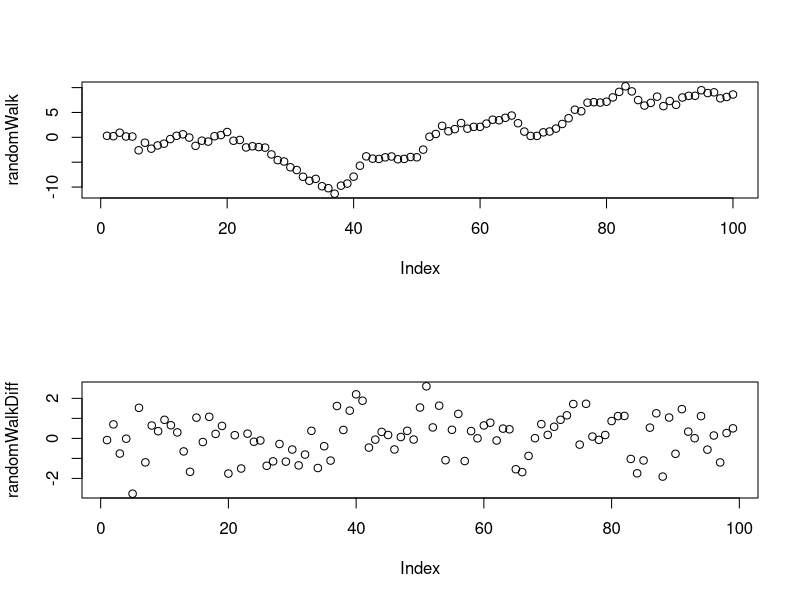
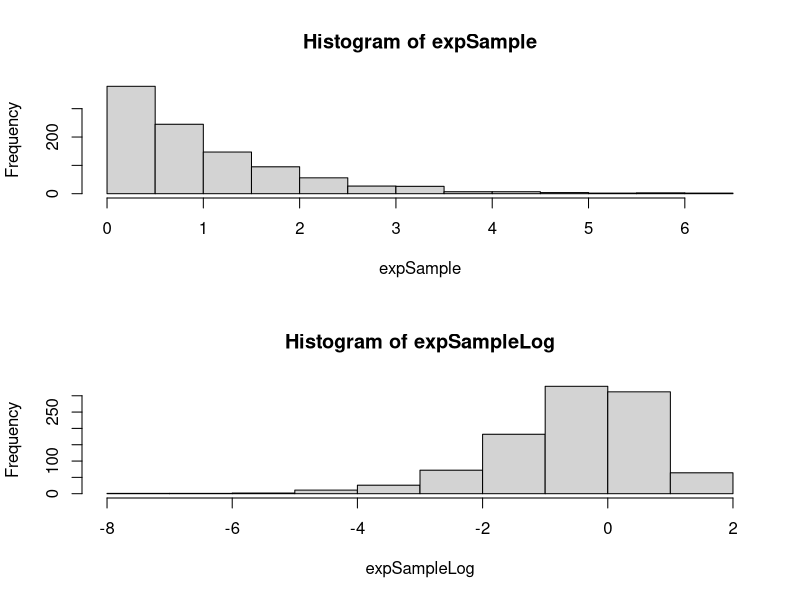
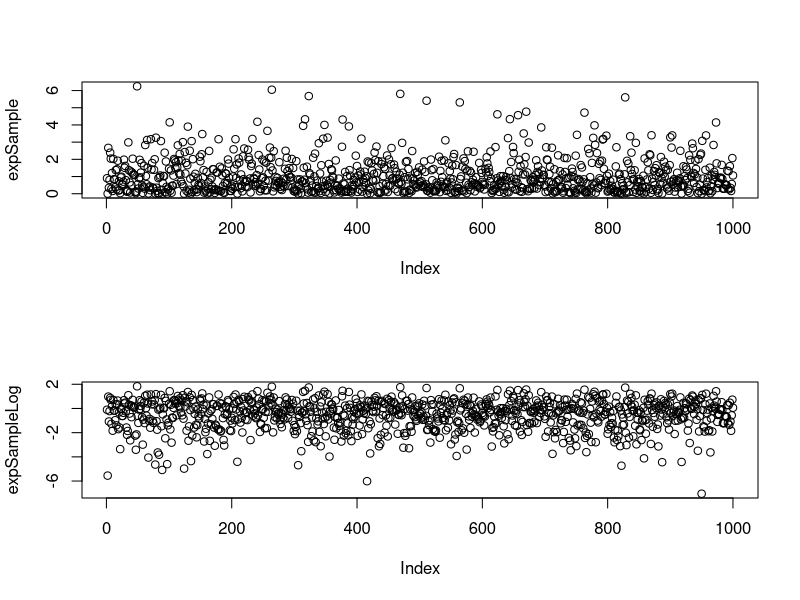
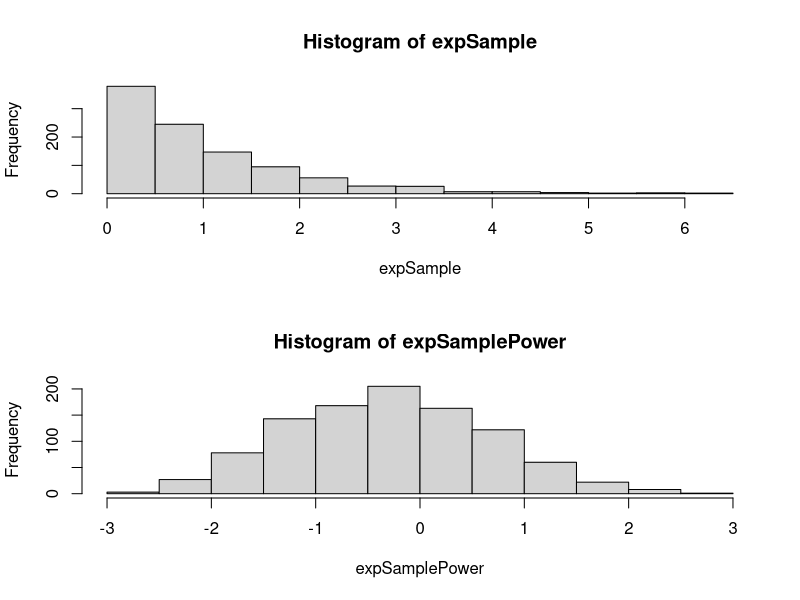
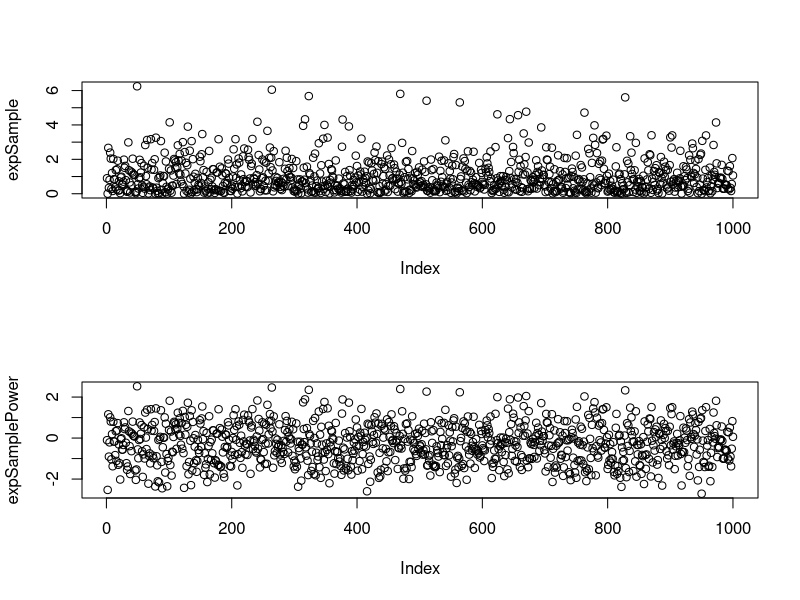
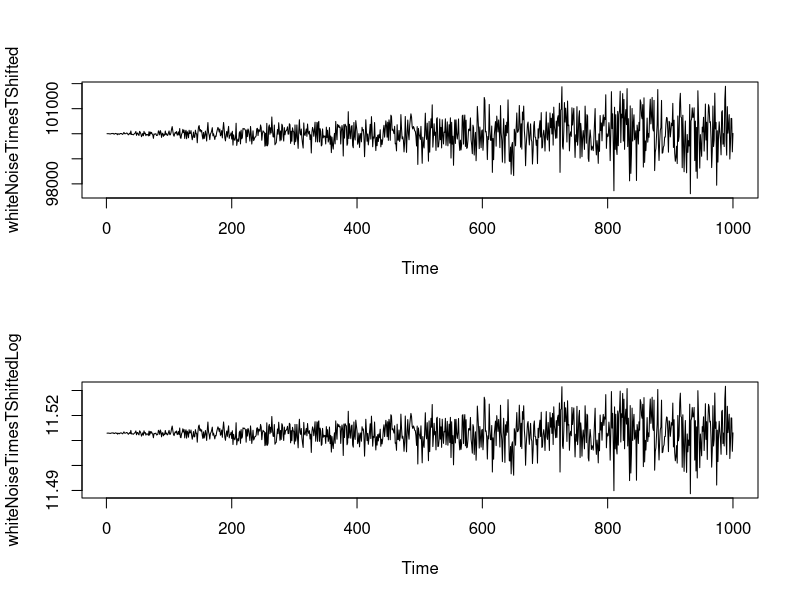
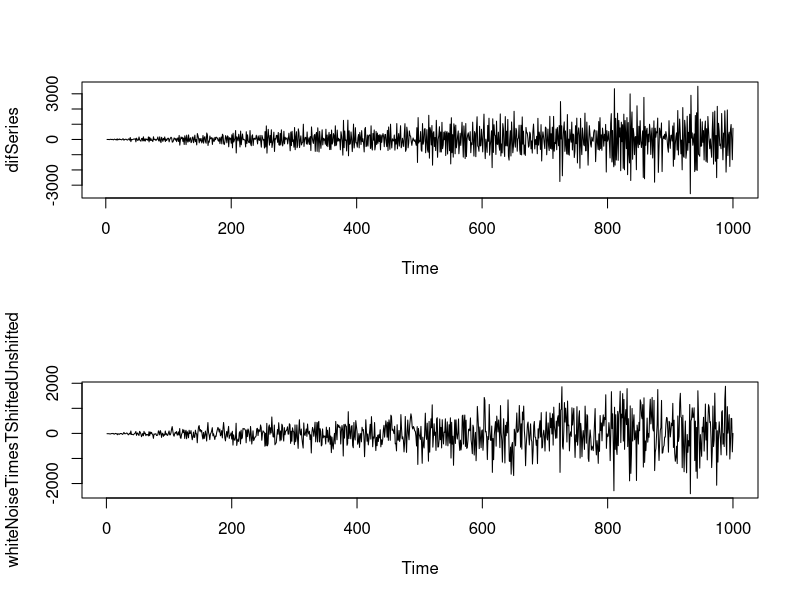
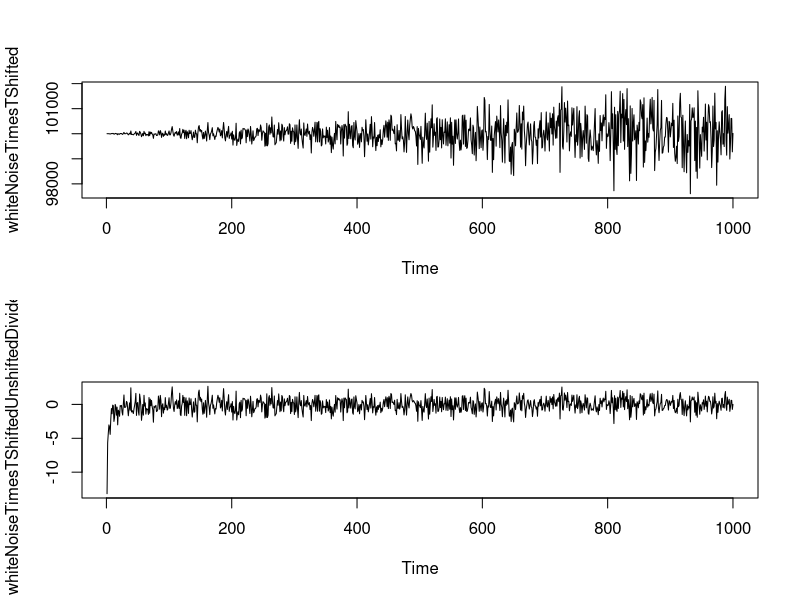

Generate these figures, in order, with R:
rm(list = ls())

# ========== 1. Difference kills continuity ==========
n = 100
whiteNoise = rnorm(n=n)
randomWalk = cumsum(whiteNoise)
randomWalkDiff = diff(randomWalk)
par(mfrow=c(2, 1))
plot(randomWalk)
plot(randomWalkDiff)

# ========== 2. Logarithm and power < 1. ==========
# Symmetricizes positive distribution
n = 1000
expSample = rexp(n=n)
expSampleLog = log(expSample)

hist(expSample)
hist(expSampleLog)

plot(expSample)
plot(expSampleLog)

# too much, try power transformation
lambda = 1/3
expSamplePower = (expSample^lambda - 1) / lambda

hist(expSample)
hist(expSamplePower)

# show as time series
plot(expSample)
plot(expSamplePower)

# log stabilizes variance? Does not work.
n = 1000
myMean = 100000
mySd = 1
whiteNoise = ts(rnorm(n=n, sd = mySd))
whiteNoiseTimesT = whiteNoise * time(whiteNoise)
whiteNoiseTimesTShifted = whiteNoiseTimesT + myMean
whiteNoiseTimesTShiftedLog = log(whiteNoiseTimesTShifted)

plot(whiteNoiseTimesTShifted)
plot(whiteNoiseTimesTShiftedLog)
difSeries = diff(whiteNoiseTimesTShifted)
plot(difSeries)

# 2a. 
# Logarithm did not help. 
# We may try directly the inverse transformation
# Frist, we need to demean or center it
meanHat = mean(whiteNoiseTimesTShifted)
meanHat
myMean
whiteNoiseTimesTShiftedUnshifted = whiteNoiseTimesTShifted - meanHat
plot(whiteNoiseTimesTShiftedUnshifted)
whiteNoiseTimesTShiftedUnshiftedDivided = whiteNoiseTimesTShiftedUnshifted / time(whiteNoiseTimesTShiftedUnshifted)

plot(whiteNoiseTimesTShifted)
plot(whiteNoiseTimesTShiftedUnshiftedDivided)

# A bit more transparent way to produce
# a sample with growing variance
s <- c()
for (i in 1:1000) {
  s <- c(s, rnorm(1, mean = 100, sd = 0.1 * i))
}

par(mfrow = c(1, 1))
plot(as.ts(s))

# ========== 3. How to extract trend ========== 
# Successful
n = 100
whiteNoise = ts(rnorm(n=n, sd = 100))
timeSequence = time(whiteNoise)
beta0 = 1
beta1 = 2
trend = beta0 + beta1 * timeSequence
trendedNoise = trend + whiteNoise
fit = lm(trendedNoise ~ timeSequence)
coef(fit)
estimatedTrend = fitted(fit)
plot(trend)
lines(estimatedTrend, col = "blue")
# detrend
detrended = trendedNoise - estimatedTrend
plot(trendedNoise)
lines(detrended, col = "blue")

# ========== 4. Choose a better regressor ==========
a <- seq(from = 1, to = 10, length.out = 100)
b <- rnorm(100)
c <- a^3 + a^2 + rnorm(100, sd = 100)
par(mfrow = c(1, 2))

plot(b, a, main = 'A vs B')
lines(lowess(b, a), col = 2, lwd = 2)

plot(c, a, main = 'A vs C')
lines(lowess(c, a), col = 2, lwd = 2)
